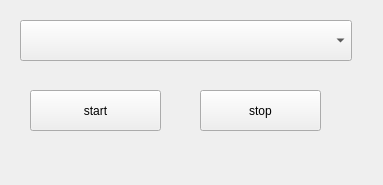
<?xml version="1.0" encoding="UTF-8"?>
<ui version="4.0">
 <class>MainWindow</class>
 <widget class="QMainWindow" name="MainWindow">
  <property name="geometry">
   <rect>
    <x>0</x>
    <y>0</y>
    <width>383</width>
    <height>185</height>
   </rect>
  </property>
  <property name="windowTitle">
   <string>MainWindow</string>
  </property>
  <widget class="QWidget" name="centralWidget">
   <widget class="QPushButton" name="pushButton_start">
    <property name="geometry">
     <rect>
      <x>30</x>
      <y>90</y>
      <width>131</width>
      <height>41</height>
     </rect>
    </property>
    <property name="text">
     <string>start</string>
    </property>
   </widget>
   <widget class="QPushButton" name="pushButton_stop">
    <property name="geometry">
     <rect>
      <x>200</x>
      <y>90</y>
      <width>121</width>
      <height>41</height>
     </rect>
    </property>
    <property name="text">
     <string>stop</string>
    </property>
   </widget>
   <widget class="QComboBox" name="comboBox_audiodeviceList">
    <property name="geometry">
     <rect>
      <x>20</x>
      <y>20</y>
      <width>332</width>
      <height>41</height>
     </rect>
    </property>
   </widget>
  </widget>
  <widget class="QMenuBar" name="menuBar">
   <property name="geometry">
    <rect>
     <x>0</x>
     <y>0</y>
     <width>383</width>
     <height>23</height>
    </rect>
   </property>
  </widget>
 </widget>
 <layoutdefault spacing="6" margin="11"/>
 <resources/>
 <connections/>
</ui>
